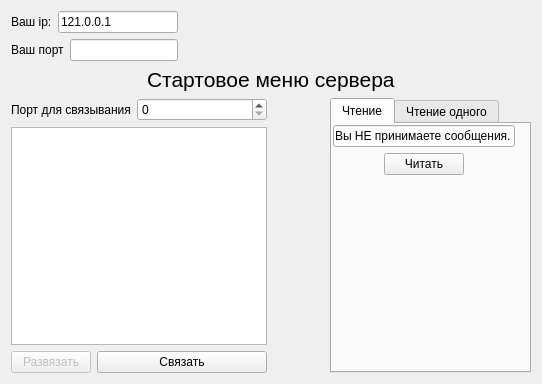
<?xml version="1.0" encoding="UTF-8"?>
<ui version="4.0">
 <class>Interface</class>
 <widget class="QWidget" name="Interface">
  <property name="geometry">
   <rect>
    <x>0</x>
    <y>0</y>
    <width>542</width>
    <height>384</height>
   </rect>
  </property>
  <property name="minimumSize">
   <size>
    <width>487</width>
    <height>384</height>
   </size>
  </property>
  <property name="windowTitle">
   <string>Interface</string>
  </property>
  <layout class="QGridLayout" name="gridLayout_4">
   <item row="0" column="0">
    <layout class="QGridLayout" name="gridLayout">
     <item row="0" column="0" rowspan="2">
      <layout class="QGridLayout" name="gridLayout_14">
       <item row="0" column="0">
        <layout class="QFormLayout" name="formLayout_23">
         <item row="0" column="0">
          <widget class="QLabel" name="label_your_ip0">
           <property name="text">
            <string>Ваш ip:</string>
           </property>
           <property name="scaledContents">
            <bool>false</bool>
           </property>
          </widget>
         </item>
         <item row="0" column="1">
          <widget class="QLineEdit" name="your_ip0">
           <property name="enabled">
            <bool>true</bool>
           </property>
           <property name="text">
            <string>121.0.0.1</string>
           </property>
           <property name="readOnly">
            <bool>true</bool>
           </property>
          </widget>
         </item>
        </layout>
       </item>
       <item row="1" column="0">
        <layout class="QFormLayout" name="formLayout_24">
         <item row="0" column="0">
          <widget class="QLabel" name="label_your_port0">
           <property name="text">
            <string>Ваш порт</string>
           </property>
          </widget>
         </item>
         <item row="0" column="1">
          <widget class="QLineEdit" name="your_port0">
           <property name="enabled">
            <bool>true</bool>
           </property>
           <property name="readOnly">
            <bool>true</bool>
           </property>
          </widget>
         </item>
        </layout>
       </item>
      </layout>
     </item>
     <item row="0" column="1">
      <spacer name="horizontalSpacer_4">
       <property name="orientation">
        <enum>Qt::Horizontal</enum>
       </property>
       <property name="sizeHint" stdset="0">
        <size>
         <width>40</width>
         <height>20</height>
        </size>
       </property>
      </spacer>
     </item>
     <item row="1" column="1">
      <spacer name="horizontalSpacer_5">
       <property name="orientation">
        <enum>Qt::Horizontal</enum>
       </property>
       <property name="sizeHint" stdset="0">
        <size>
         <width>40</width>
         <height>20</height>
        </size>
       </property>
      </spacer>
     </item>
    </layout>
   </item>
   <item row="1" column="0" colspan="3">
    <layout class="QGridLayout" name="gridLayout_2">
     <item row="0" column="0">
      <spacer name="horizontalSpacer_6">
       <property name="orientation">
        <enum>Qt::Horizontal</enum>
       </property>
       <property name="sizeHint" stdset="0">
        <size>
         <width>40</width>
         <height>20</height>
        </size>
       </property>
      </spacer>
     </item>
     <item row="0" column="1">
      <widget class="QLabel" name="label_server_start_menu0">
       <property name="text">
        <string>&lt;html&gt;&lt;head/&gt;&lt;body&gt;&lt;p&gt;&lt;span style=&quot; font-size:16pt;&quot;&gt;Стартовое меню сервера&lt;/span&gt;&lt;/p&gt;&lt;/body&gt;&lt;/html&gt;</string>
       </property>
      </widget>
     </item>
     <item row="0" column="2">
      <spacer name="horizontalSpacer_7">
       <property name="orientation">
        <enum>Qt::Horizontal</enum>
       </property>
       <property name="sizeHint" stdset="0">
        <size>
         <width>40</width>
         <height>20</height>
        </size>
       </property>
      </spacer>
     </item>
    </layout>
   </item>
   <item row="2" column="0">
    <layout class="QGridLayout" name="gridLayout_15">
     <item row="0" column="0">
      <layout class="QFormLayout" name="formLayout_25">
       <item row="0" column="0">
        <widget class="QLabel" name="label_bind_port0">
         <property name="text">
          <string>Порт для связывания</string>
         </property>
        </widget>
       </item>
       <item row="0" column="1">
        <widget class="QSpinBox" name="bind_port0">
         <property name="maximum">
          <number>9999</number>
         </property>
        </widget>
       </item>
      </layout>
     </item>
     <item row="1" column="0">
      <layout class="QGridLayout" name="gridLayout_16">
       <item row="1" column="0">
        <layout class="QFormLayout" name="formLayout_26">
         <item row="0" column="0">
          <widget class="QPushButton" name="unbind0">
           <property name="enabled">
            <bool>false</bool>
           </property>
           <property name="text">
            <string>Развязать</string>
           </property>
          </widget>
         </item>
         <item row="0" column="1">
          <widget class="QPushButton" name="bind0">
           <property name="text">
            <string>Связать</string>
           </property>
          </widget>
         </item>
        </layout>
       </item>
       <item row="0" column="0">
        <widget class="QListWidget" name="message_win0"/>
       </item>
      </layout>
     </item>
    </layout>
   </item>
   <item row="2" column="1">
    <spacer name="horizontalSpacer_3">
     <property name="orientation">
      <enum>Qt::Horizontal</enum>
     </property>
     <property name="sizeHint" stdset="0">
      <size>
       <width>48</width>
       <height>20</height>
      </size>
     </property>
    </spacer>
   </item>
   <item row="2" column="2">
    <widget class="QTabWidget" name="read_menu_3">
     <property name="minimumSize">
      <size>
       <width>201</width>
       <height>0</height>
      </size>
     </property>
     <property name="currentIndex">
      <number>0</number>
     </property>
     <widget class="QWidget" name="tab_7">
      <attribute name="title">
       <string>Чтение</string>
      </attribute>
      <widget class="QWidget" name="">
       <property name="geometry">
        <rect>
         <x>1</x>
         <y>1</y>
         <width>182</width>
         <height>106</height>
        </rect>
       </property>
       <layout class="QGridLayout" name="gridLayout_3">
        <item row="0" column="0">
         <widget class="QLineEdit" name="read_mode_info">
          <property name="enabled">
           <bool>true</bool>
          </property>
          <property name="minimumSize">
           <size>
            <width>180</width>
            <height>0</height>
           </size>
          </property>
          <property name="text">
           <string>Вы НЕ принимаете сообщения.</string>
          </property>
          <property name="readOnly">
           <bool>true</bool>
          </property>
         </widget>
        </item>
        <item row="1" column="0">
         <layout class="QVBoxLayout" name="verticalLayout">
          <item>
           <layout class="QHBoxLayout" name="horizontalLayout">
            <item>
             <spacer name="horizontalSpacer">
              <property name="orientation">
               <enum>Qt::Horizontal</enum>
              </property>
              <property name="sizeHint" stdset="0">
               <size>
                <width>40</width>
                <height>20</height>
               </size>
              </property>
             </spacer>
            </item>
            <item>
             <widget class="QPushButton" name="read0">
              <property name="text">
               <string>Читать</string>
              </property>
             </widget>
            </item>
            <item>
             <spacer name="horizontalSpacer_2">
              <property name="orientation">
               <enum>Qt::Horizontal</enum>
              </property>
              <property name="sizeHint" stdset="0">
               <size>
                <width>40</width>
                <height>20</height>
               </size>
              </property>
             </spacer>
            </item>
           </layout>
          </item>
          <item>
           <spacer name="verticalSpacer">
            <property name="orientation">
             <enum>Qt::Vertical</enum>
            </property>
            <property name="sizeHint" stdset="0">
             <size>
              <width>20</width>
              <height>40</height>
             </size>
            </property>
           </spacer>
          </item>
         </layout>
        </item>
       </layout>
      </widget>
     </widget>
     <widget class="QWidget" name="tab_8">
      <attribute name="title">
       <string>Чтение одного</string>
      </attribute>
      <widget class="QWidget" name="layoutWidget_6">
       <property name="geometry">
        <rect>
         <x>0</x>
         <y>0</y>
         <width>191</width>
         <height>151</height>
        </rect>
       </property>
       <layout class="QGridLayout" name="gridLayout_17">
        <item row="1" column="0">
         <layout class="QFormLayout" name="formLayout_27">
          <item row="0" column="0">
           <widget class="QLabel" name="label_read_ip0">
            <property name="text">
             <string>Ip-адрес</string>
            </property>
           </widget>
          </item>
          <item row="0" column="1">
           <widget class="QLineEdit" name="read_ip0">
            <property name="enabled">
             <bool>false</bool>
            </property>
            <property name="maxLength">
             <number>20</number>
            </property>
           </widget>
          </item>
         </layout>
        </item>
        <item row="2" column="0">
         <layout class="QFormLayout" name="formLayout_28">
          <item row="0" column="0">
           <widget class="QLabel" name="label_read_port0">
            <property name="text">
             <string>Порт</string>
            </property>
           </widget>
          </item>
          <item row="0" column="1">
           <widget class="QSpinBox" name="read_port0">
            <property name="enabled">
             <bool>false</bool>
            </property>
            <property name="maximum">
             <number>9999</number>
            </property>
           </widget>
          </item>
         </layout>
        </item>
        <item row="3" column="0">
         <widget class="QPushButton" name="read_one0">
          <property name="enabled">
           <bool>false</bool>
          </property>
          <property name="text">
           <string>Читать</string>
          </property>
         </widget>
        </item>
        <item row="0" column="0">
         <widget class="QLabel" name="label_read_menu0">
          <property name="text">
           <string>Адрес, от которого 
принимаются сообщения</string>
          </property>
         </widget>
        </item>
       </layout>
      </widget>
     </widget>
    </widget>
   </item>
  </layout>
 </widget>
 <resources/>
 <connections/>
</ui>
